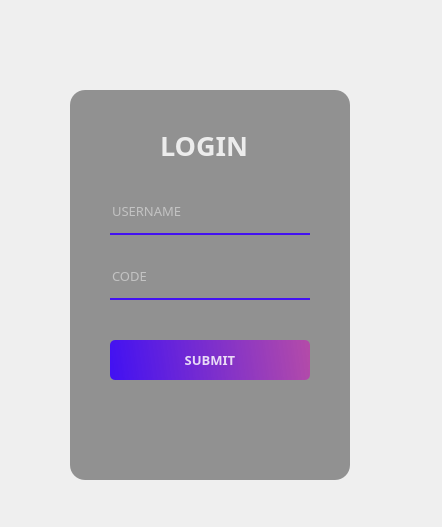
<?xml version="1.0" encoding="UTF-8"?>
<ui version="4.0">
 <class>Form</class>
 <widget class="QWidget" name="Form">
  <property name="geometry">
   <rect>
    <x>0</x>
    <y>0</y>
    <width>442</width>
    <height>527</height>
   </rect>
  </property>
  <property name="windowTitle">
   <string>Form</string>
  </property>
  <widget class="QWidget" name="widget" native="true">
   <property name="geometry">
    <rect>
     <x>30</x>
     <y>30</y>
     <width>370</width>
     <height>480</height>
    </rect>
   </property>
   <widget class="QLabel" name="label_2">
    <property name="geometry">
     <rect>
      <x>30</x>
      <y>30</y>
      <width>300</width>
      <height>420</height>
     </rect>
    </property>
    <property name="styleSheet">
     <string notr="true">background-color: qlineargradient(spread:pad, x1:0, y1:0, x2:0, y2:00715909, stop:0 rgba(0, 0, 0, 9), stop:0.375 rgba(0, 0, 0, 50), stop:0.835227 rgba(0, 0, 0, 75));
border-radius:20px
</string>
    </property>
    <property name="text">
     <string/>
    </property>
   </widget>
   <widget class="QLabel" name="label_3">
    <property name="geometry">
     <rect>
      <x>40</x>
      <y>60</y>
      <width>280</width>
      <height>390</height>
     </rect>
    </property>
    <property name="styleSheet">
     <string notr="true">background-color:rgba(0, 0, 0, 100);
border-radius:15px;</string>
    </property>
    <property name="text">
     <string/>
    </property>
   </widget>
   <widget class="QLabel" name="label_4">
    <property name="geometry">
     <rect>
      <x>130</x>
      <y>95</y>
      <width>100</width>
      <height>40</height>
     </rect>
    </property>
    <property name="font">
     <font>
      <family>Lucida Sans Typewriter</family>
      <pointsize>20</pointsize>
      <weight>75</weight>
      <italic>false</italic>
      <bold>true</bold>
     </font>
    </property>
    <property name="styleSheet">
     <string notr="true">color:rgba(255, 255, 255, 210);</string>
    </property>
    <property name="text">
     <string>LOGIN</string>
    </property>
   </widget>
   <widget class="QLineEdit" name="lineEdit">
    <property name="geometry">
     <rect>
      <x>80</x>
      <y>165</y>
      <width>200</width>
      <height>40</height>
     </rect>
    </property>
    <property name="font">
     <font>
      <family>Lucida Sans Typewriter</family>
      <pointsize>10</pointsize>
     </font>
    </property>
    <property name="styleSheet">
     <string notr="true">background-color:rgba(0, 0, 0, 0);
border:none;
border-bottom:2px solid rgba(56, 0, 255, 0.88);
color:rgba(255, 255, 255, 230);
padding-bottom:7px;</string>
    </property>
    <property name="placeholderText">
     <string>USERNAME</string>
    </property>
   </widget>
   <widget class="QLineEdit" name="lineEdit_2">
    <property name="geometry">
     <rect>
      <x>80</x>
      <y>230</y>
      <width>200</width>
      <height>40</height>
     </rect>
    </property>
    <property name="font">
     <font>
      <family>Lucida Sans Typewriter</family>
      <pointsize>10</pointsize>
     </font>
    </property>
    <property name="styleSheet">
     <string notr="true">background-color:rgba(0, 0, 0, 0);
border:none;
border-bottom:2px solid rgba(56, 0, 255, 0.88);
color:rgba(255, 255, 255, 230);
padding-bottom:7px;</string>
    </property>
    <property name="echoMode">
     <enum>QLineEdit::Password</enum>
    </property>
    <property name="placeholderText">
     <string>CODE</string>
    </property>
   </widget>
   <widget class="QPushButton" name="pushButton">
    <property name="geometry">
     <rect>
      <x>80</x>
      <y>310</y>
      <width>200</width>
      <height>40</height>
     </rect>
    </property>
    <property name="font">
     <font>
      <family>Lucida Sans Typewriter</family>
      <pointsize>10</pointsize>
      <weight>75</weight>
      <italic>false</italic>
      <bold>true</bold>
     </font>
    </property>
    <property name="styleSheet">
     <string notr="true">QPushButton#pushButton{
	background-color: qlineargradient(spread:pad, x1:0, y1:0.505682, x2:1, y2:0.477, stop:0 rgba(56, 0, 255, 0.88), stop:1 rgba(215, 0, 195, 0.49));
	color:rgba(255, 255, 255, 210);
	border-radius:5px;
}
QPushButton#pushButton:hover{
	background-color: qlineargradient(spread:pad, x1:0, y1:0.505682, x2:1, y2:0.477, stop:0 rgba(2, 0, 123, 1), stop:1  rgba(215, 0, 195, 0.49));
}
QPushButton#pushButton:pressed{
	padding-left:5px;
	padding-top:5px;
	background-color:rgba(2, 0, 123, 1);
}</string>
    </property>
    <property name="text">
     <string>SUBMIT</string>
    </property>
   </widget>
   <widget class="QLabel" name="label">
    <property name="geometry">
     <rect>
      <x>30</x>
      <y>30</y>
      <width>300</width>
      <height>420</height>
     </rect>
    </property>
    <property name="styleSheet">
     <string notr="true">border-image: url(:/images/coral_login_img.png);
border-radius:20px;</string>
    </property>
    <property name="text">
     <string/>
    </property>
   </widget>
   <zorder>label</zorder>
   <zorder>label_2</zorder>
   <zorder>label_3</zorder>
   <zorder>label_4</zorder>
   <zorder>lineEdit</zorder>
   <zorder>lineEdit_2</zorder>
   <zorder>pushButton</zorder>
  </widget>
 </widget>
 <resources>
  <include location="../login.qrc"/>
  <include location="res_login.qrc"/>
 </resources>
 <connections/>
</ui>
